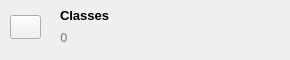
                           <widget class="ButtonFrame" name="classes_card">
                            <property name="minimumSize">
                             <size>
                              <width>280</width>
                              <height>50</height>
                             </size>
                            </property>
                            <property name="cursor">
                             <cursorShape>PointingHandCursor</cursorShape>
                            </property>
                            <property name="styleSheet">
                             <string notr="true">QFrame#tertiary_btn{
	border: 1px solid #E3E4E6;
	border-radius: 10px;
}

QFrame#tertiary_btn:hover{
	border: 3px solid #DBEAFE;
	background: #DBEAFE;
}</string>
                            </property>
                            <widget class="QLabel" name="head_15">
                             <property name="geometry">
                              <rect>
                               <x>60</x>
                               <y>5</y>
                               <width>161</width>
                               <height>21</height>
                              </rect>
                             </property>
                             <property name="font">
                              <font>
                               <family>Segoe UI</family>
                               <pointsize>10</pointsize>
                               <bold>true</bold>
                              </font>
                             </property>
                             <property name="text">
                              <string>Classes</string>
                             </property>
                            </widget>
                            <widget class="QLabel" name="classes_count">
                             <property name="geometry">
                              <rect>
                               <x>60</x>
                               <y>30</y>
                               <width>181</width>
                               <height>21</height>
                              </rect>
                             </property>
                             <property name="font">
                              <font>
                               <family>Inter</family>
                              </font>
                             </property>
                             <property name="styleSheet">
                              <string notr="true">color: #818181;</string>
                             </property>
                             <property name="text">
                              <string>&lt;!DOCTYPE HTML PUBLIC &quot;-//W3C//DTD HTML 4.0//EN&quot; &quot;http://www.w3.org/TR/REC-html40/strict.dtd&quot;&gt;
&lt;html&gt;&lt;head&gt;&lt;meta name=&quot;qrichtext&quot; content=&quot;1&quot; /&gt;&lt;meta charset=&quot;utf-8&quot; /&gt;&lt;style type=&quot;text/css&quot;&gt;
p, li { white-space: pre-wrap; }
hr { height: 1px; border-width: 0; }
li.unchecked::marker { content: &quot;\2610&quot;; }
li.checked::marker { content: &quot;\2612&quot;; }
&lt;/style&gt;&lt;/head&gt;&lt;body style=&quot; font-family:'Inter'; font-size:9pt; font-weight:400; font-style:normal;&quot;&gt;
&lt;p style=&quot; margin-top:12px; margin-bottom:2px; margin-left:0px; margin-right:0px; -qt-block-indent:0; text-indent:0px;&quot;&gt;&lt;span style=&quot; font-family:'Segoe Ui';&quot;&gt;0&lt;/span&gt;&lt;/p&gt;&lt;/body&gt;&lt;/html&gt;</string>
                             </property>
                             <property name="alignment">
                              <set>Qt::AlignmentFlag::AlignLeading|Qt::AlignmentFlag::AlignLeft|Qt::AlignmentFlag::AlignTop</set>
                             </property>
                            </widget>
                            <widget class="QLabel" name="coner_shadow_15">
                             <property name="geometry">
                              <rect>
                               <x>80</x>
                               <y>0</y>
                               <width>201</width>
                               <height>51</height>
                              </rect>
                             </property>
                             <property name="text">
                              <string/>
                             </property>
                             <property name="pixmap">
                              <pixmap resource="../assets/icons.qrc">:/icons/images/corner_gradient.png</pixmap>
                             </property>
                             <property name="scaledContents">
                              <bool>true</bool>
                             </property>
                            </widget>
                            <widget class="QPushButton" name="icon_15">
                             <property name="geometry">
                              <rect>
                               <x>10</x>
                               <y>15</y>
                               <width>31</width>
                               <height>24</height>
                              </rect>
                             </property>
                             <property name="text">
                              <string/>
                             </property>
                             <property name="icon">
                              <iconset resource="../assets/icons.qrc">
                               <normaloff>:/icons/icons/tertiary.svg</normaloff>:/icons/icons/tertiary.svg</iconset>
                             </property>
                             <property name="iconSize">
                              <size>
                               <width>32</width>
                               <height>32</height>
                              </size>
                             </property>
                            </widget>
                           </widget>
